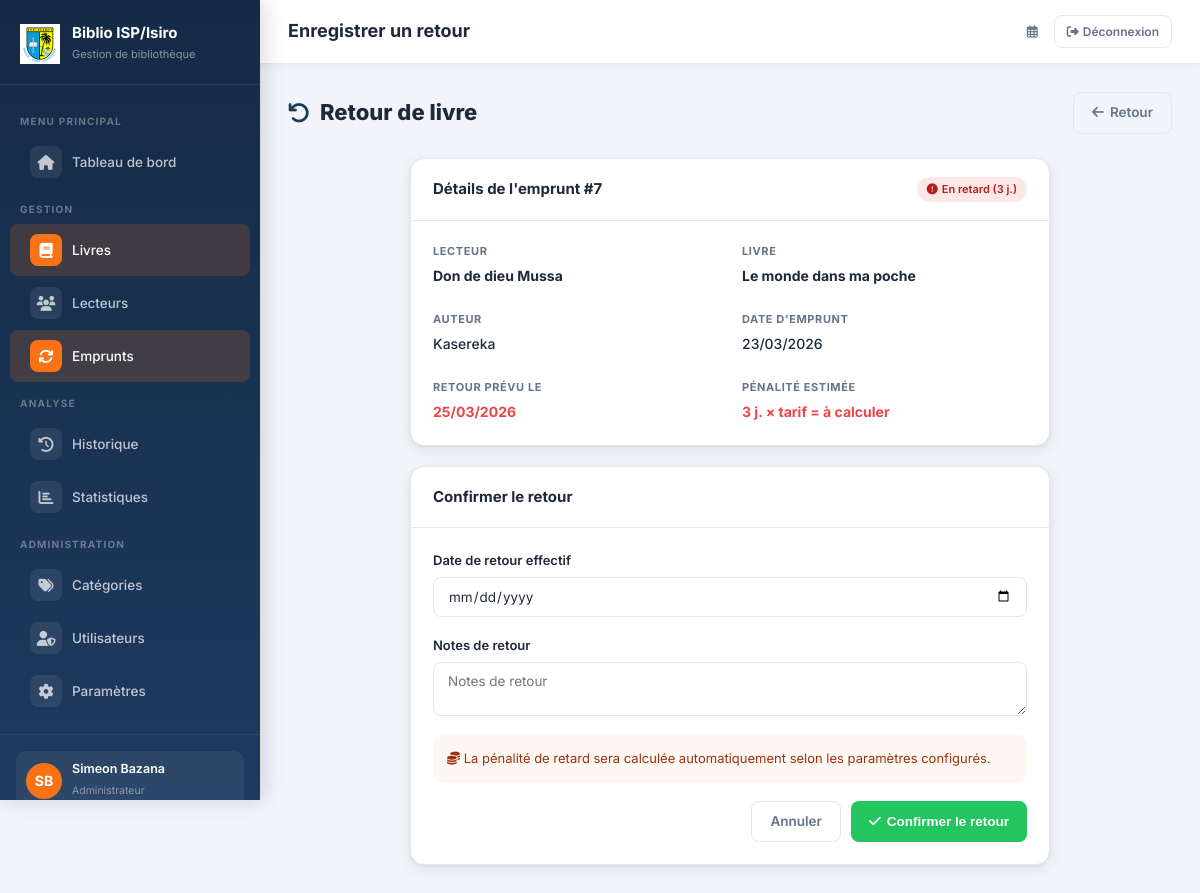
Page /emprunts/7/retour/ (signed in) on the committed database.
### bibliotheque/models.py (models this page shows, shortened)
class Utilisateur(AbstractUser):
    ROLE_CHOICES = [
        ('admin', 'Administrateur'),
        ('gestionnaire', 'Gestionnaire'),
    ]
    role = models.CharField(max_length=20, choices=ROLE_CHOICES, default='gestionnaire')
    telephone = models.CharField(max_length=20, blank=True)
    def est_admin(self):
        return self.role == 'admin'
    class Meta:
        verbose_name = 'Utilisateur'
        verbose_name_plural = 'Utilisateurs'

class Emprunt(models.Model):
    STATUT_CHOICES = [
        ('en_cours', 'En cours'),
        ('retourne', 'Retourné'),
        ('en_retard', 'En retard'),
    ]
    lecteur = models.ForeignKey(Lecteur, on_delete=models.CASCADE, related_name='emprunts')
    livre = models.ForeignKey(Livre, on_delete=models.CASCADE, related_name='emprunts')
    date_emprunt = models.DateField(default=timezone.now)
    date_retour_prevue = models.DateField()
    date_retour_effective = models.DateField(null=True, blank=True)
    statut = models.CharField(max_length=20, choices=STATUT_CHOICES, default='en_cours')
    notes = models.TextField(blank=True)
    penalite = models.DecimalField(max_digits=8, decimal_places=2, default=0)
    enregistre_par = models.ForeignKey(
        Utilisateur, on_delete=models.SET_NULL, null=True, blank=True, related_name='emprunts_geres'
    )
    def jours_retard(self):
        if self.statut == 'retourne' and self.date_retour_effective:
            delta = self.date_retour_effective - self.date_retour_prevue
        else:
            from datetime import date
            delta = date.today() - self.date_retour_prevue
        return max(0, delta.days)
    class Meta:
        verbose_name = 'Emprunt'
        verbose_name_plural = 'Emprunts'
        ordering = ['-date_emprunt']

class Lecteur(models.Model):
    nom = models.CharField(max_length=100)
    prenom = models.CharField(max_length=100)
    email = models.EmailField(blank=True)
    telephone = models.CharField(max_length=20, blank=True)
    adresse = models.TextField(blank=True)
    date_inscription = models.DateField(default=timezone.now)
    actif = models.BooleanField(default=True)
    def nom_complet(self):
        return f"{self.prenom} {self.nom}"
    class Meta:
        verbose_name = 'Lecteur'
        verbose_name_plural = 'Lecteurs'
        ordering = ['nom', 'prenom']

class Livre(models.Model):
    titre = models.CharField(max_length=200)
    auteur = models.CharField(max_length=200)
    categorie = models.ForeignKey(Categorie, on_delete=models.SET_NULL, null=True, blank=True, related_name='livres')
    isbn = models.CharField(max_length=20, blank=True)
    annee_publication = models.IntegerField(null=True, blank=True)
    editeur = models.CharField(max_length=150, blank=True)
    quantite_totale = models.PositiveIntegerField(default=1)
    quantite_disponible = models.PositiveIntegerField(default=1)
    description = models.TextField(blank=True)
    date_ajout = models.DateTimeField(auto_now_add=True)
    class Meta:
        verbose_name = 'Livre'
        verbose_name_plural = 'Livres'
        ordering = ['titre']

### bibliotheque/views.py (the view, shortened to what this page needs)
# urls.py: path('emprunts/<int:pk>/retour/', views.retour_livre, name='retour_livre'),
@gestionnaire_ou_admin_required
def retour_livre(request, pk):
    emprunt = get_object_or_404(Emprunt, pk=pk)
    if emprunt.statut == 'retourne':
        messages.info(request, "Ce livre a déjà été retourné.")
        return redirect('bibliotheque:liste_emprunts')
    form = RetourForm(request.POST or None, instance=emprunt)
    return render(request, 'bibliotheque/emprunts/retour.html', {'form': form, 'emprunt': emprunt})

### bibliotheque/forms.py
class RetourForm(forms.ModelForm):
    class Meta:
        model = Emprunt
        fields = ['date_retour_effective', 'notes']
        widgets = {
            'date_retour_effective': forms.DateInput(attrs={'class': 'form-control', 'type': 'date'}),
            'notes': forms.Textarea(attrs={'class': 'form-control', 'rows': 2, 'placeholder': 'Notes de retour'}),
        }
    def __init__(self, *args, **kwargs):
        super().__init__(*args, **kwargs)
        self.fields['date_retour_effective'].initial = date.today()

### bibliotheque/templates/bibliotheque/emprunts/retour.html (shortened to what this page needs)
{% extends 'bibliotheque/base.html' %}
{% block page_title %}Enregistrer un retour{% endblock %}
{% block content %}
<div class="page-header">
  <h1><i class="fas fa-undo" style="color:var(--primary)"></i> Retour de livre</h1>
  <a href="{% url 'bibliotheque:liste_emprunts' %}" class="btn btn-outline"><i class="fas fa-arrow-left"></i> Retour</a>
</div>
<div style="max-width:640px;margin:0 auto;display:flex;flex-direction:column;gap:20px;">
  <div class="card">
    <div class="card-header">
      <span class="card-title">Détails de l'emprunt #{{ emprunt.pk }}</span>
      {% if emprunt.statut == 'en_retard' %}
      <span class="badge badge-danger"><i class="fas fa-exclamation-circle"></i> En retard ({{ emprunt.jours_retard }} j.)</span>
      {% else %}
      <span class="badge badge-info">En cours</span>
      {% endif %}
    </div>
    <div class="card-body">
      <div class="detail-grid">
        <div class="detail-item">
          <label>Lecteur</label>
          <span class="detail-value"><strong>{{ emprunt.lecteur.nom_complet }}</strong></span>
        </div>
        <div class="detail-item">
          <label>Livre</label>
          <span class="detail-value"><strong>{{ emprunt.livre.titre }}</strong></span>
        </div>
        <div class="detail-item">
          <label>Auteur</label>
          <span class="detail-value">{{ emprunt.livre.auteur }}</span>
        </div>
        <div class="detail-item">
          <label>Date d'emprunt</label>
          <span class="detail-value">{{ emprunt.date_emprunt|date:"d/m/Y" }}</span>
        </div>
        <div class="detail-item">
          <label>Retour prévu le</label>
          <span class="detail-value" {% if emprunt.statut == 'en_retard' %}style="color:var(--danger);font-weight:700"{% endif %}>
            {{ emprunt.date_retour_prevue|date:"d/m/Y" }}
          </span>
        </div>
        {% if emprunt.statut == 'en_retard' %}
        <div class="detail-item">
          <label>Pénalité estimée</label>
          <span class="detail-value" style="color:var(--danger);font-weight:700">
            {{ emprunt.jours_retard }} j. × tarif = à calculer
          </span>
        </div>
        {% endif %}
      </div>
    </div>
  </div>
  <div class="card">
    <div class="card-header">
      <span class="card-title">Confirmer le retour</span>
    </div>
    <div class="card-body">
      <form method="post" novalidate>
        <div class="form-group">
          <label class="form-label">Date de retour effectif</label>
          {{ form.date_retour_effective }}
        </div>
        <div class="form-group">
          <label class="form-label">Notes de retour</label>
          {{ form.notes }}
        </div>
        <div style="background:rgba(249,115,22,.06);border-radius:10px;padding:14px;margin-bottom:18px;font-size:13px;color:#9a3412;">
          <i class="fas fa-coins"></i> La pénalité de retard sera calculée automatiquement selon les paramètres configurés.
        </div>
        <div style="display:flex;gap:10px;justify-content:flex-end;">
          <a href="{% url 'bibliotheque:liste_emprunts' %}" class="btn btn-outline">Annuler</a>
          <button type="submit" class="btn btn-success"><i class="fas fa-check"></i> Confirmer le retour</button>
        </div>
      </form>
    </div>
  </div>
</div>
{% endblock %}

### bibliotheque/templates/bibliotheque/base.html (shortened to what this page needs)
{% load static %}
<!DOCTYPE html>
<html lang="fr">
<head>
  <link rel="stylesheet" href="{% static 'bibliotheque/css/style.css' %}"/>
  <link rel="stylesheet" href="https://cdnjs.cloudflare.com/ajax/libs/font-awesome/6.5.0/css/all.min.css"/>
</head>
<body>
<aside class="sidebar" id="sidebar">
  <div class="sidebar-brand">
    <div class="brand-icon">
      <img src="{% static 'bibliotheque/img/logo_isp.png' %}" alt="ISP" style="max-width: 40px; height: auto;">
    </div>
    <div class="brand-text">
      <h2>Biblio ISP/Isiro</h2>
      <small>Gestion de bibliothèque</small>
    </div>
  </div>
  <ul class="sidebar-nav">
    <li class="nav-section-label">MENU PRINCIPAL</li>
    <li>
      <a href="{% url 'bibliotheque:tableau_bord' %}" {% if request.resolver_match.url_name == 'tableau_bord' %}class="active"{% endif %}>
        <span class="nav-icon"><i class="fas fa-home"></i></span> Tableau de bord
      </a>
    </li>
    <li class="nav-section-label">GESTION</li>
    <li>
      <a href="{% url 'bibliotheque:liste_livres' %}" {% if 'livre' in request.resolver_match.url_name %}class="active"{% endif %}>
        <span class="nav-icon"><i class="fas fa-book"></i></span> Livres
      </a>
    </li>
    <li>
      <a href="{% url 'bibliotheque:liste_lecteurs' %}" {% if 'lecteur' in request.resolver_match.url_name %}class="active"{% endif %}>
        <span class="nav-icon"><i class="fas fa-users"></i></span> Lecteurs
      </a>
    </li>
    <li>
      <a href="{% url 'bibliotheque:liste_emprunts' %}" {% if 'emprunt' in request.resolver_match.url_name or request.resolver_match.url_name == 'retour_livre' %}class="active"{% endif %}>
        <span class="nav-icon"><i class="fas fa-sync"></i></span> Emprunts
      </a>
    </li>
    <li class="nav-section-label">ANALYSE</li>
    <li>
      <a href="{% url 'bibliotheque:historique' %}" {% if request.resolver_match.url_name == 'historique' %}class="active"{% endif %}>
        <span class="nav-icon"><i class="fas fa-history"></i></span> Historique
      </a>
    </li>
    <li>
      <a href="{% url 'bibliotheque:statistiques' %}" {% if request.resolver_match.url_name == 'statistiques' %}class="active"{% endif %}>
        <span class="nav-icon"><i class="fas fa-chart-bar"></i></span> Statistiques
      </a>
    </li>
    {% if request.user.est_admin %}
    <li class="nav-section-label">ADMINISTRATION</li>
    <li>
      <a href="{% url 'bibliotheque:liste_categories' %}" {% if 'categorie' in request.resolver_match.url_name %}class="active"{% endif %}>
        <span class="nav-icon"><i class="fas fa-tags"></i></span> Catégories
      </a>
    </li>
    <li>
      <a href="{% url 'bibliotheque:liste_gestionnaires' %}" {% if 'gestionnaire' in request.resolver_match.url_name %}class="active"{% endif %}>
        <span class="nav-icon"><i class="fas fa-user-shield"></i></span> Utilisateurs
      </a>
    </li>
    <li>
      <a href="{% url 'bibliotheque:parametres' %}" {% if request.resolver_match.url_name == 'parametres' %}class="active"{% endif %}>
        <span class="nav-icon"><i class="fas fa-cog"></i></span> Paramètres
      </a>
    </li>
    {% endif %}
  </ul>
  <div class="sidebar-footer">
    <div class="sidebar-user">
      <div class="user-avatar">{{ request.user.first_name|first|upper }}{{ request.user.last_name|first|upper }}</div>
      <div class="user-info">
        <p>{{ request.user.get_full_name|default:request.user.username }}</p>
        <small>{{ request.user.get_role_display }}</small>
      </div>
    </div>
  </div>
</aside>
<div class="main-wrapper">
  <header class="topbar">
    <div class="topbar-left">
      <div>
        <div class="topbar-title">{% block page_title %}Dashboard{% endblock %}</div>
      </div>
    </div>
    <div class="topbar-right">
      <span class="topbar-date"><i class="far fa-calendar-alt"></i> {{ today|date:"d M Y" }}</span>
      <a href="{% url 'bibliotheque:deconnexion' %}" class="btn btn-outline btn-sm">
        <i class="fas fa-sign-out-alt"></i> Déconnexion
      </a>
    </div>
  </header>
  <main class="content">
    {% block content %}{% endblock %}
  </main>
</div>
</body>
</html>

### rows in the picture
Utilisateur: user.first_name|first "S", user.last_name|first "B", user.get_full_name "Simeon Bazana", user.role "Administrateur"
Emprunt: pk "7", jours_retard "3", lecteur.nom_complet "Don de dieu Mussa", livre.titre "Le monde dans ma poche", livre.auteur "Kasereka", date_emprunt "23/03/2026", date_retour_prevue "25/03/2026"
